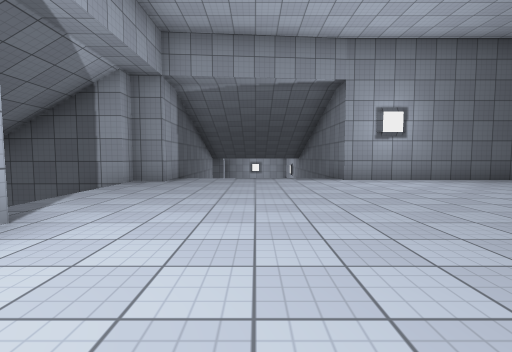
View 1 (above)

20 first-person views from a walk through a Unity game level. The camera is 1.2 m above the floor, tilts 4° down and sees 85° across. The floor is counted in squares, 2 m on a side. Each view is taken from the middle of a square. On the plan, view 1 faces up. The plan holds only what a view shows up to about 9 squares ahead; the rest is blank. The place goes on beyond the plan. The player character is not drawn. Some animated figures are left out. Surface patterns are stand-ins for the level's own textures.

View 2
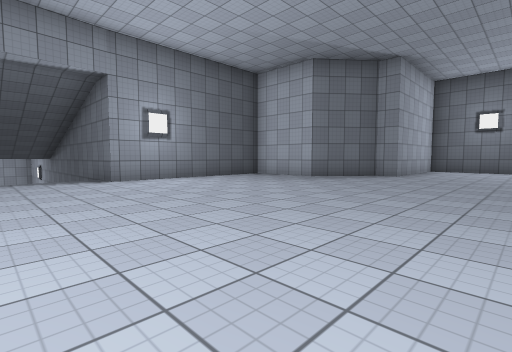

View 3
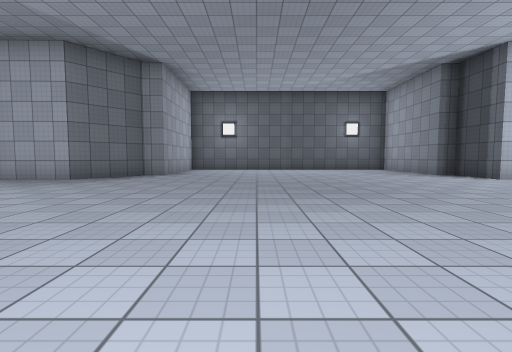

View 4
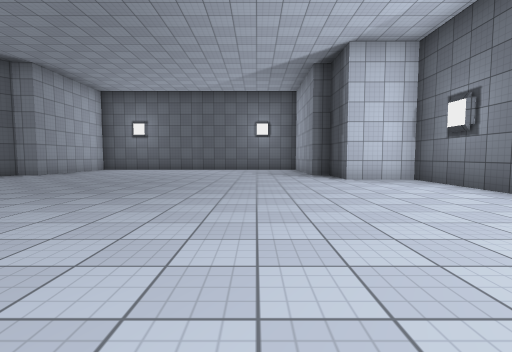

View 5
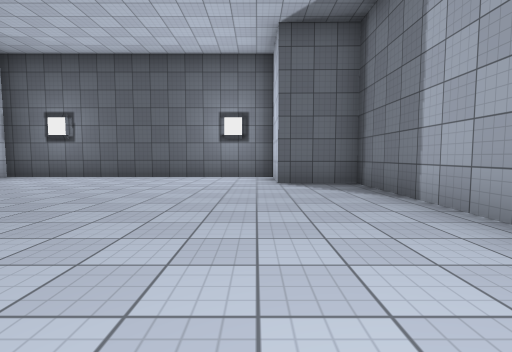

View 6
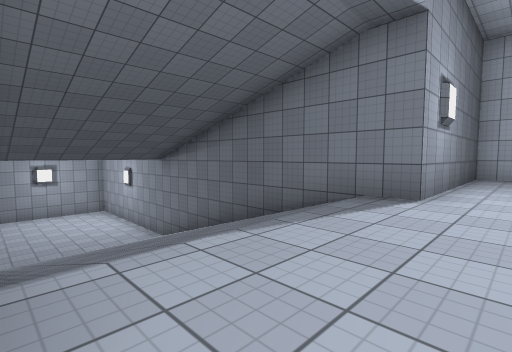

View 7
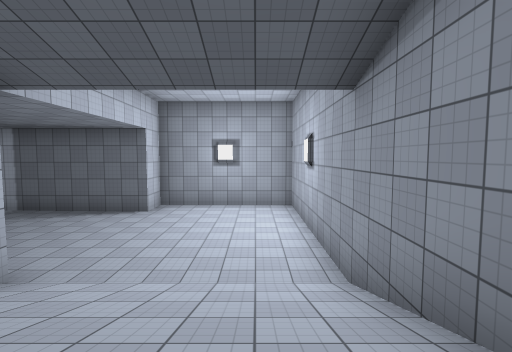

View 8
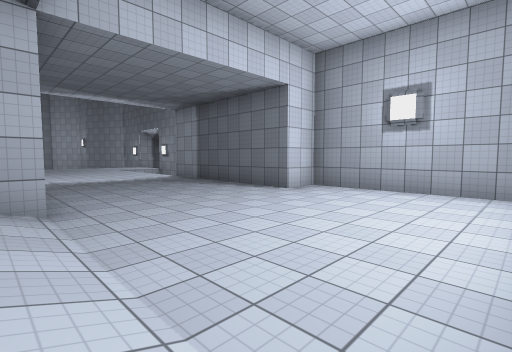

View 9
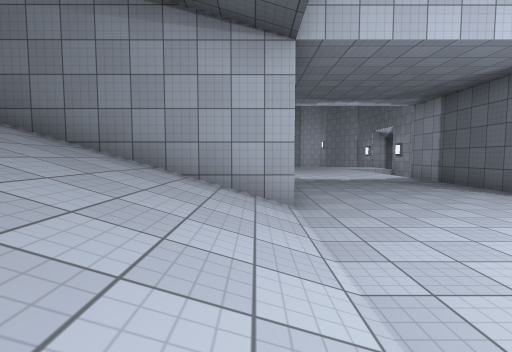

View 10
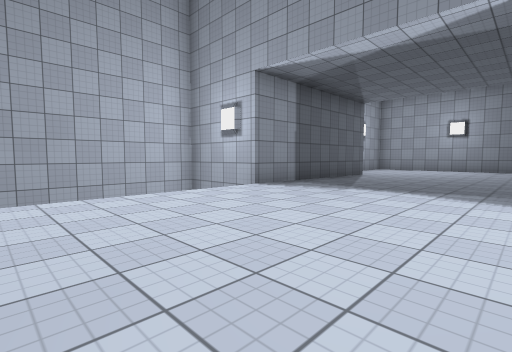

View 11
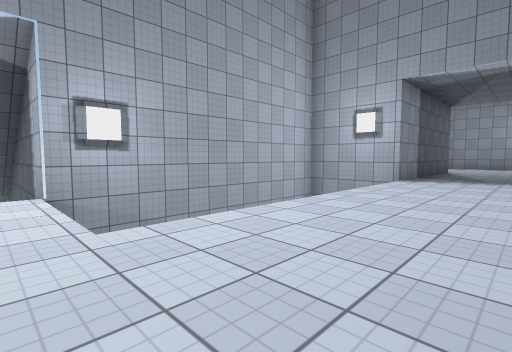

View 12
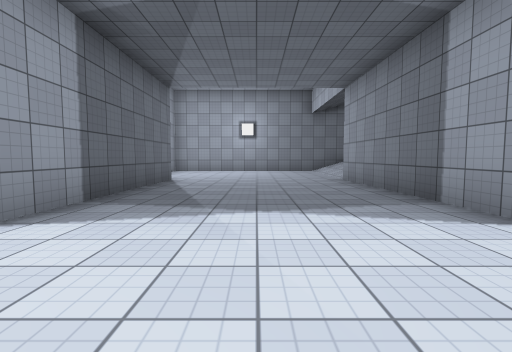

View 13
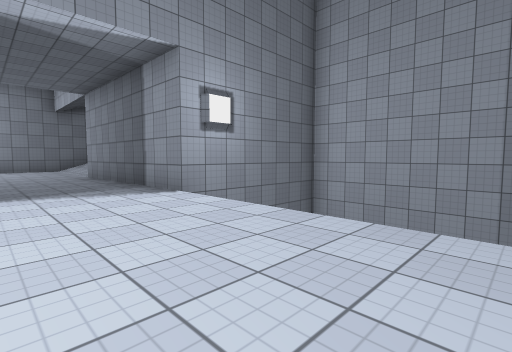

View 14
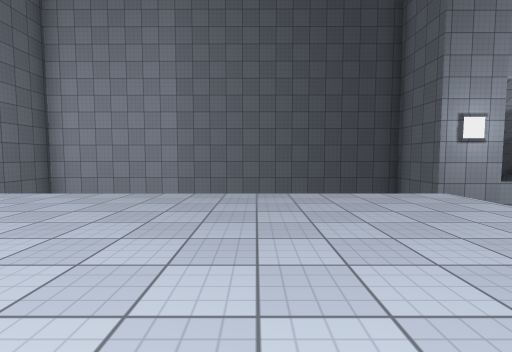

View 15
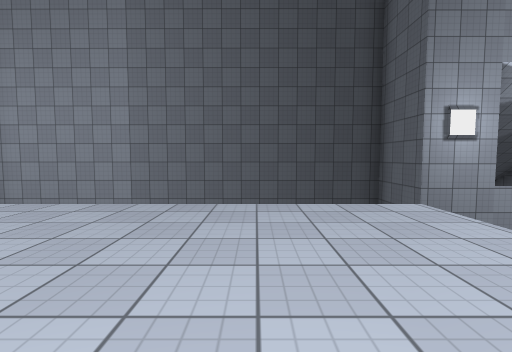

View 16
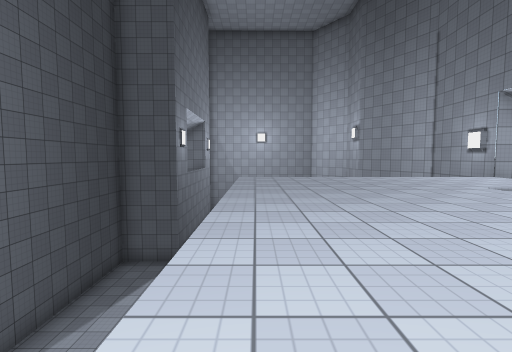

View 17
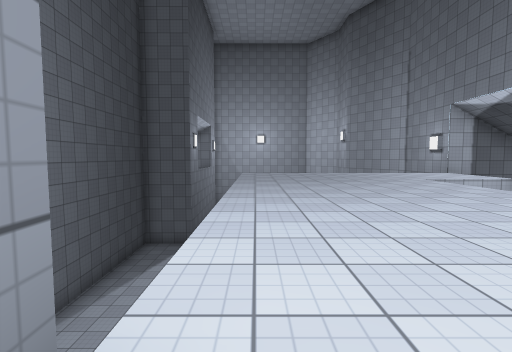

View 18
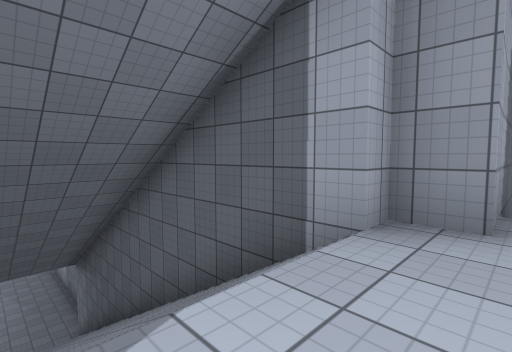

View 19
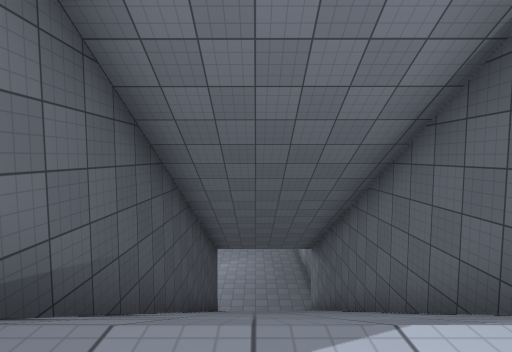

View 20
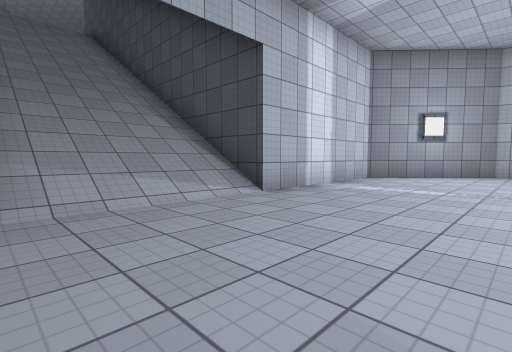

### Floor plan
Key: @ floor where view 1 was taken; # wall or solid block; . main floor; - floor 4 m lower than the main floor; _ floor 11 m lower than the main floor; / step, stairs or slope; v drop or lower ground.
Columns run from 18 left of view 1 to 10 right of it. Each row starts with its distance up from view 1.
 24     #
 23  #  #
 22 v#//vvvvvvv
 21  ---v     v    #######
 20  ---v     v#####-----#
 19  --------------------#
 18  --------------------#
 17  --------------------#
 16  --------------------#
 15  --------------------#
 14           v#####/////#
 13           v    #/////#
 12 vvvvvvv   v    #/////#
 11 vvvvvvv   v    #/////#
 10 ###########    #/////#
  9                #/////#
  8                #/////#
  7       ##########.....######
  6   ____//////////..........#
  5   ____//////////..........#
  4   ____//////////..........##
  3   ____//////////...........##
  2   ____##########.............
  1   ____#          ............
  0   ____#           @.........
 -1   ____#          ...........
 -2   ___##         ............
 -3   __##         #............
 -4    ##          #............
 -5                #............
 -6                #...........#
 -7                ###........##
 -8                  ##########

Positions as (right, up) in squares from view 1, and headings:
1: (0, 0), facing up
2: (0, 0), facing up-right
3: (0, 0), facing right
4: (0, -4), facing right
5: (0, 0), facing down
6: (-2, 6), facing up-right
7: (1, 11), facing up
8: (2, 14), facing up-left
9: (2, 14), facing left
10: (-12, 15), facing up-right
11: (-15, 17), facing up-right
12: (-10, 17), facing right
13: (-12, 17), facing down-right
14: (-14, 19), facing down
15: (-15, 18), facing down
16: (-9, 15), facing left
17: (-7, 15), facing left
18: (-2, 4), facing up-left
19: (-2, 4), facing left
20: (-16, 6), facing down-right
